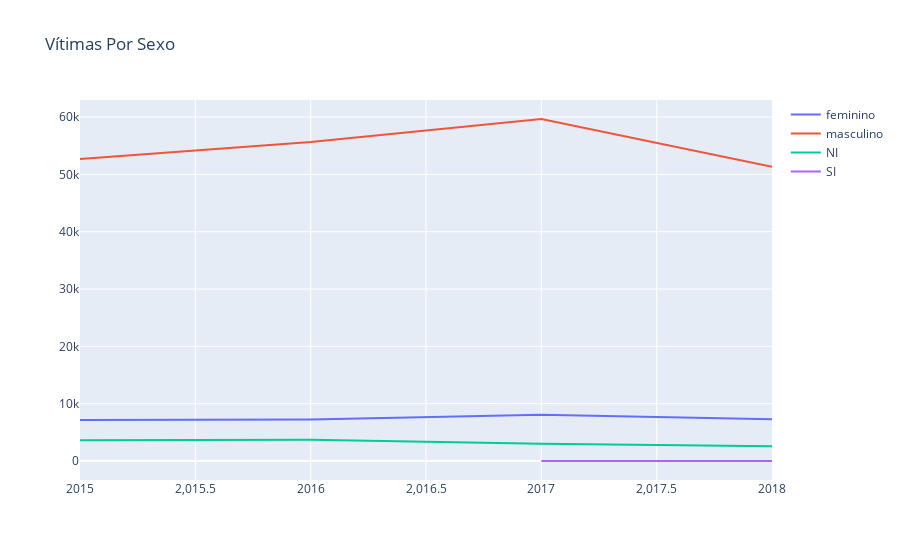

Notebook code for this chart:
### Code cell
fig = go.Figure()

# Add traces
fig.add_trace(go.Scatter(x=df_sexo_vit3.ano, y=df_sexo_vit3.feminino,
                    mode='lines',
                    name='feminino'))
fig.add_trace(go.Scatter(x=df_sexo_vit3.ano, y=df_sexo_vit3.masculino,
                    mode='lines',
                    name='masculino'))
fig.add_trace(go.Scatter(x=df_sexo_vit3.ano, y=df_sexo_vit3.NI,
                    mode='lines',
                    name='NI'))
fig.add_trace(go.Scatter(x=df_sexo_vit3.ano, y=df_sexo_vit3.SI,
                    mode='lines',
                    name='SI'))

fig.update_layout(title_text='Vítimas Por Sexo')

fig.show()

### Figure 1 — Plotly figure (JSON) as saved in the notebook; plotly's stock layout.template omitted (floating-point values rounded to 4 significant figures)
{"data": [{"mode": "lines", "name": "feminino", "type": "scatter", "x": [2015, 2016, 2017, 2018], "y": [7175, 7256, 8071, 7275]}, {"mode": "lines", "name": "masculino", "type": "scatter", "x": [2015, 2016, 2017, 2018], "y": [52661, 55626, 59650, 51336]}, {"mode": "lines", "name": "NI", "type": "scatter", "x": [2015, 2016, 2017, 2018], "y": [3617, 3691, 3016, 2597]}, {"mode": "lines", "name": "SI", "type": "scatter", "x": [2015, 2016, 2017, 2018], "y": [null, null, 7, 3]}], "layout": {"title": {"text": "Vítimas Por Sexo"}}}
